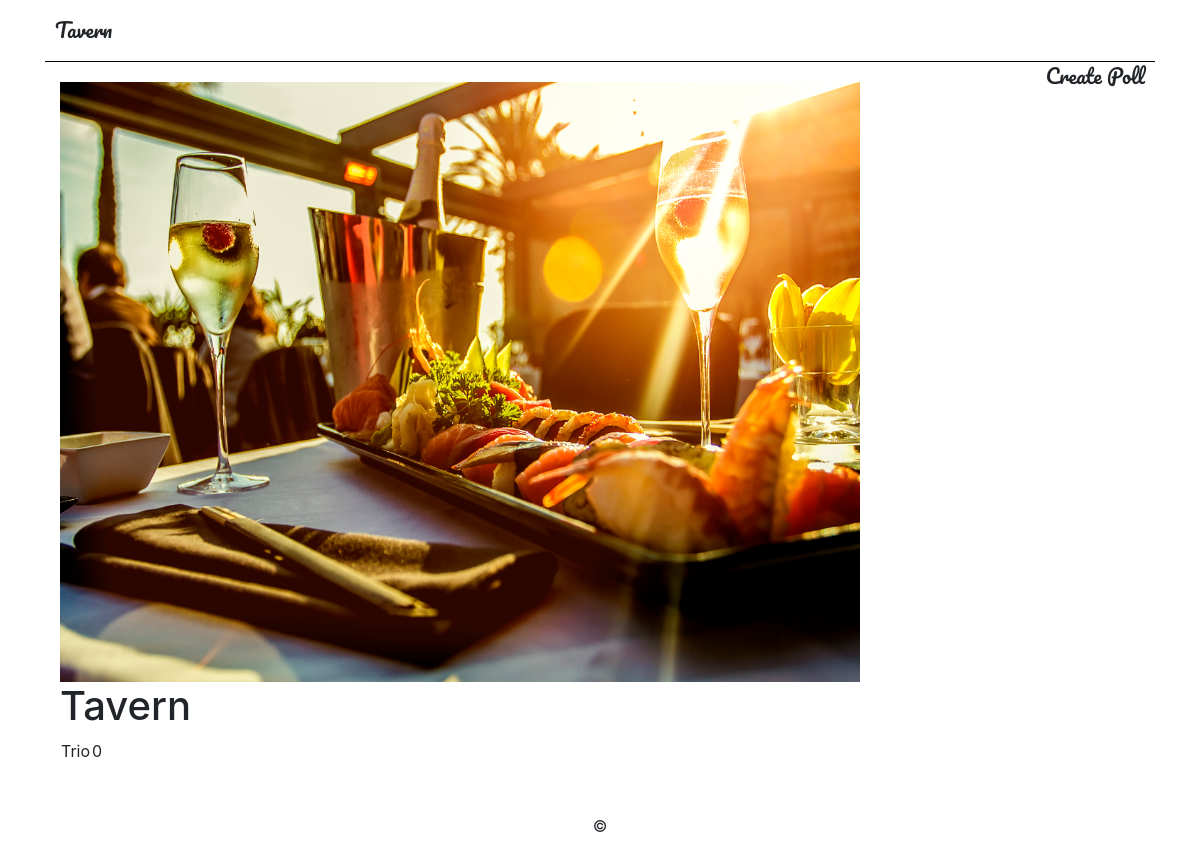
The app's page /6/results/, older data.
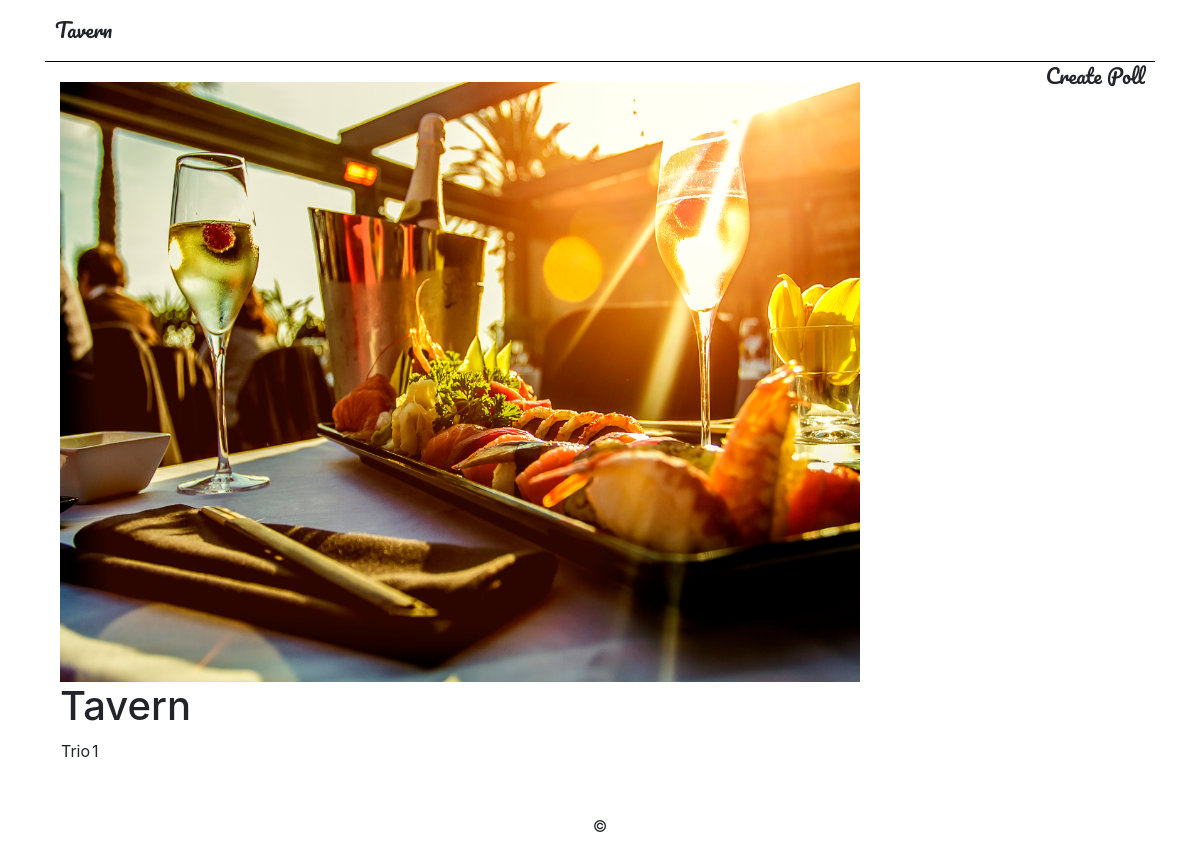
The same page, newer data.
### tavern/models.py (models this page shows)
class Location(models.Model):
    lunch = models.ForeignKey('tavern.Lunch', on_delete=models.CASCADE, null=True)
    restaurant_suggestions = models.CharField(max_length=100, null=True)
    votes = models.IntegerField(default=0)
    def __str__(self):
        return self.restaurant_suggestions

### tavern/views.py (the view)
# urls.py: path('<int:pk>/results/', views.ResultsView.as_view(), name='results'),
class ResultsView(TemplateView):
    template_name = 'results.html'
    def get_context_data(self, **kwargs):
        lunch_pk = self.kwargs.get('pk')
        lunch = Lunch.objects.get(pk=lunch_pk)
        locations = Location.objects.filter(lunch__pk=lunch_pk)
        context = {
            'locations': locations,
            'lunch': lunch
        }
        return context

### tavern/templates/results.html
{% extends 'base.html' %}
{% block content %}
<table>
    {% for location in locations %}
        <tr>
        <td>{{ location }}</td>
       <td>{{ location.votes }}</td>
        </tr>
    {% endfor %}
</table>
{% endblock %}

Row changes from the older to the newer data that the page shows:
changed Location "Trio": votes "0" → "1"
